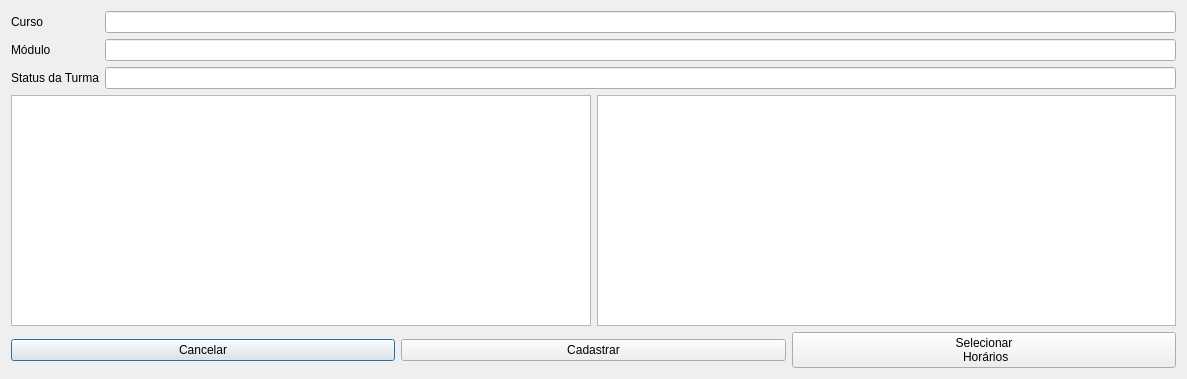
<?xml version="1.0" encoding="UTF-8"?>
<ui version="4.0">
 <class>CadastroTurma</class>
 <widget class="QDialog" name="CadastroTurma">
  <property name="geometry">
   <rect>
    <x>0</x>
    <y>0</y>
    <width>1187</width>
    <height>379</height>
   </rect>
  </property>
  <property name="windowTitle">
   <string>Dialog</string>
  </property>
  <layout class="QVBoxLayout" name="verticalLayout_2">
   <item>
    <layout class="QVBoxLayout" name="verticalLayout">
     <item>
      <layout class="QFormLayout" name="formLayout">
       <item row="0" column="0">
        <widget class="QLabel" name="cursoLabel">
         <property name="text">
          <string>Curso</string>
         </property>
        </widget>
       </item>
       <item row="0" column="1">
        <widget class="QLineEdit" name="cursoLineEdit"/>
       </item>
       <item row="1" column="0">
        <widget class="QLabel" name="moduloLabel">
         <property name="text">
          <string>Módulo</string>
         </property>
        </widget>
       </item>
       <item row="1" column="1">
        <widget class="QLineEdit" name="moduloLineEdit"/>
       </item>
       <item row="2" column="0">
        <widget class="QLabel" name="statusDaTurmaLabel">
         <property name="text">
          <string>Status da Turma</string>
         </property>
        </widget>
       </item>
       <item row="2" column="1">
        <widget class="QLineEdit" name="statusDaTurmaLineEdit"/>
       </item>
      </layout>
     </item>
     <item>
      <layout class="QHBoxLayout" name="horizontalLayout">
       <item>
        <widget class="QTableWidget" name="tabelaSelecionaAlunos"/>
       </item>
       <item>
        <widget class="QTableWidget" name="tabelaSelecionaProfessores"/>
       </item>
      </layout>
     </item>
     <item>
      <layout class="QHBoxLayout" name="horizontalLayout_2">
       <item>
        <widget class="QPushButton" name="botaoCancelar">
         <property name="text">
          <string>Cancelar</string>
         </property>
        </widget>
       </item>
       <item>
        <widget class="QPushButton" name="botaoCadastrar">
         <property name="text">
          <string>Cadastrar</string>
         </property>
        </widget>
       </item>
       <item>
        <widget class="QPushButton" name="botaoSelecionarHorarios">
         <property name="text">
          <string>Selecionar 
 Horários</string>
         </property>
        </widget>
       </item>
      </layout>
     </item>
    </layout>
   </item>
  </layout>
 </widget>
 <resources/>
 <connections/>
</ui>
